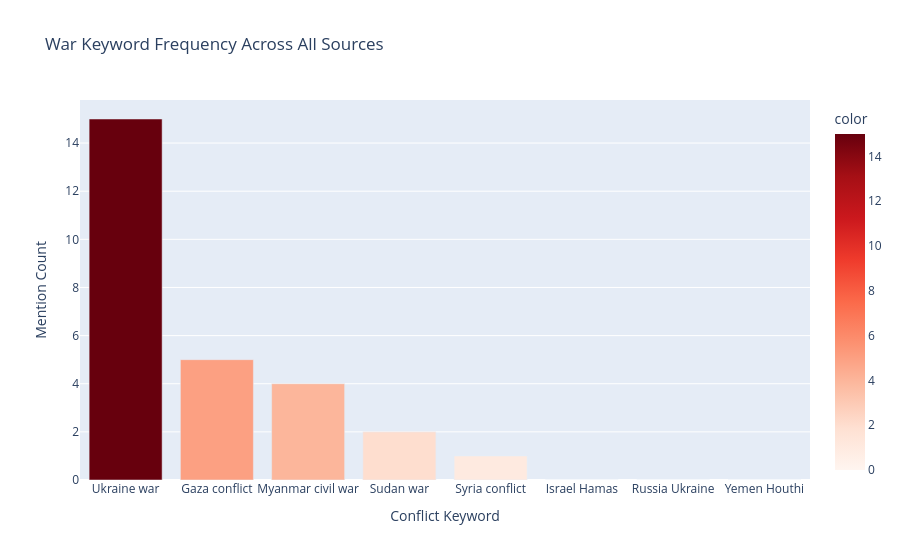

The notebook cell this image was saved under:
### Code cell
# ── 2B. Keyword Frequency Analysis ───────────────────────────────────────────

def keyword_frequency(corpus, keywords):
    """Count how often each war keyword appears across all text."""
    full_text = ' '.join(corpus).lower()
    freq = {kw: full_text.count(kw.lower()) for kw in keywords}
    return dict(sorted(freq.items(), key=lambda x: x[1], reverse=True))

kw_freq = keyword_frequency(corpus, WAR_KEYWORDS)

fig = px.bar(
    x=list(kw_freq.keys()), y=list(kw_freq.values()),
    labels={'x': 'Conflict Keyword', 'y': 'Mention Count'},
    title='War Keyword Frequency Across All Sources',
    color=list(kw_freq.values()),
    color_continuous_scale='Reds'
)
fig.update_layout(showlegend=False)
fig.show()

### Figure 1 — Plotly figure (JSON) as saved in the notebook; plotly's stock layout.template omitted (floating-point values rounded to 4 significant figures)
{"data": [{"alignmentgroup": "True", "hovertemplate": "Conflict Keyword=%{x}<br>Mention Count=%{y}<br>color=%{marker.color}<extra></extra>", "legendgroup": "", "marker": {"color": [15, 5, 4, 2, 1, 0, 0, 0], "coloraxis": "coloraxis", "pattern": {"shape": ""}}, "name": "", "offsetgroup": "", "orientation": "v", "showlegend": false, "textposition": "auto", "type": "bar", "x": ["Ukraine war", "Gaza conflict", "Myanmar civil war", "Sudan war", "Syria conflict", "Israel Hamas", "Russia Ukraine", "Yemen Houthi"], "xaxis": "x", "y": [15, 5, 4, 2, 1, 0, 0, 0], "yaxis": "y"}], "layout": {"barmode": "relative", "coloraxis": {"colorbar": {"title": {"text": "color"}}, "colorscale": [[0, "rgb(255,245,240)"], [0.125, "rgb(254,224,210)"], [0.25, "rgb(252,187,161)"], [0.375, "rgb(252,146,114)"], [0.5, "rgb(251,106,74)"], [0.625, "rgb(239,59,44)"], [0.75, "rgb(203,24,29)"], [0.875, "rgb(165,15,21)"], [1, "rgb(103,0,13)"]]}, "legend": {"tracegroupgap": 0}, "showlegend": false, "title": {"text": "War Keyword Frequency Across All Sources"}, "xaxis": {"anchor": "y", "domain": [0, 1], "title": {"text": "Conflict Keyword"}}, "yaxis": {"anchor": "x", "domain": [0, 1], "title": {"text": "Mention Count"}}}}
